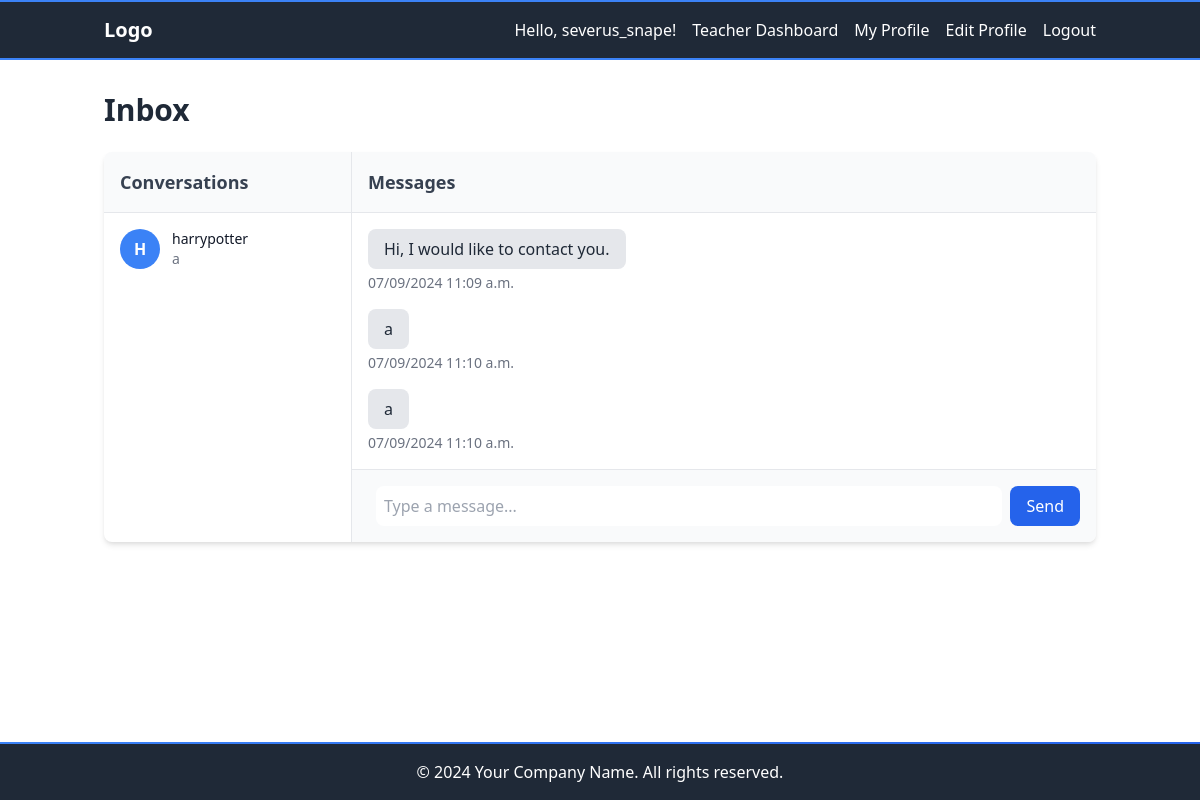
Screenshot of /hira/inbox/14/ (signed in) with the database file from the repository.
### hira/models.py (models this page shows, shortened)
class CustomUser(AbstractUser):
    USER_TYPES = [
        ('student', 'Student'),
        ('teacher', 'Teacher'),
    ]
    user_type = models.CharField(max_length=10, choices=USER_TYPES)
    @property
    def is_teacher(self):
        return self.user_type == 'teacher'

class Message(models.Model):
    sender = models.ForeignKey(User, related_name='sent_messages', on_delete=models.CASCADE)
    receiver = models.ForeignKey(User, related_name='received_messages', on_delete=models.CASCADE)
    message = models.TextField()
    timestamp = models.DateTimeField(auto_now_add=True)

### hira/views.py (the view)
# urls.py: path('inbox/', views.inbox, name='inbox'),  # Inbox
@login_required
def inbox(request, user_id=None):
    conversations = []
    messages = Message.objects.filter(sender=request.user) | Message.objects.filter(receiver=request.user)
    conversations_dict = {}
    for message in messages:
        if message.sender == request.user:
            participant = message.receiver
        else:
            participant = message.sender
        if participant not in conversations_dict:
            conversations_dict[participant] = {'participant': participant, 'last_message': message.message}
        else:
            conversations_dict[participant]['last_message'] = message.message
    conversations = list(conversations_dict.values())
    active_conversation = None
    if user_id:
        active_user = get_object_or_404(CustomUser, id=user_id)
        active_conversation = {
            'participant': active_user,
            'messages': messages.filter(sender=active_user) | messages.filter(receiver=active_user).order_by('timestamp')
        }
    if request.method == 'POST':
        message_text = request.POST.get('message')
        if message_text and active_conversation:
            Message.objects.create(sender=request.user, receiver=active_conversation['participant'], message=message_text)
            return redirect('inbox', user_id=active_conversation['participant'].id)
    return render(request, 'hira/inbox.html', {'conversations': conversations, 'active_conversation': active_conversation})

### hira/templates/hira/inbox.html (shortened to what this page needs)
{% extends "hira/layout.html" %}
{% block body %}
    <div class="container mx-auto px-4 py-8">
        <h1 class="text-3xl font-bold text-gray-800 mb-6">Inbox</h1>
        <div class="bg-white shadow-md rounded-lg overflow-hidden">
            <div class="grid grid-cols-1 md:grid-cols-3 lg:grid-cols-4">
                <div class="md:col-span-1 lg:col-span-1 border-r border-gray-200">
                    <div class="p-4 bg-gray-50 border-b border-gray-200">
                        <h2 class="text-lg font-semibold text-gray-700">Conversations</h2>
                    </div>
                    <ul class="divide-y divide-gray-200">
                        {% for conversation in conversations %}
                        <li class="p-4 hover:bg-gray-50 cursor-pointer">
                            <a href="{% url 'inbox' conversation.participant.id %}">
                                <div class="flex items-center space-x-3">
                                    <div class="flex-shrink-0">
                                        <div class="w-10 h-10 rounded-full bg-blue-500 flex items-center justify-center text-white font-semibold">
                                            {{ conversation.participant.username|slice:":1"|upper }}
                                        </div>
                                    </div>
                                    <div class="flex-1 min-w-0">
                                        <p class="text-sm font-medium text-gray-900 truncate">
                                            {{ conversation.participant.username }}
                                        </p>
                                        <p class="text-sm text-gray-500 truncate">
                                            {{ conversation.last_message|slice:":50" }}
                                        </p>
                                    </div>
                                </div>
                            </a>
                        </li>
                        {% empty %}
                        <li class="p-4">
                            <p class="text-gray-500 text-center">No conversations yet.</p>
                        </li>
                        {% endfor %}
                    </ul>
                </div>
                <div class="md:col-span-2 lg:col-span-3 flex flex-col h-[70vh]">
                    <div class="p-4 bg-gray-50 border-b border-gray-200">
                        <h2 class="text-lg font-semibold text-gray-700">Messages</h2>
                    </div>
                    <div id="message-container" class="flex-1 overflow-y-auto p-4 space-y-4" style="max-height: 50vh;">
                        {% if active_conversation %}
                            {% for message in active_conversation.messages %}
                                <div class="{% if message.sender == user %}text-right{% else %}text-left{% endif %}">
                                    <div class="inline-block px-4 py-2 rounded-lg {% if message.sender == user %}bg-blue-500 text-white{% else %}bg-gray-200 text-gray-800{% endif %}">
                                        {{ message.message }}
                                    </div>
                                    <p class="text-sm text-gray-500 mt-1">{{ message.timestamp|date:"SHORT_DATETIME_FORMAT" }}</p>
                                </div>
                            {% endfor %}
                        {% else %}
                            <p class="text-gray-600 text-center">Select a conversation {% if user.is_student %}or start <a href="{% url 'browse_teachers' %}" class="font-medium text-blue-600 dark:text-blue-500 hover:underline">a new one.{% endif %}</a></p>
                        {% endif %}
                    </div>
                    <div class="p-4 bg-gray-50 border-t border-gray-200">
                        <form method="post" class="flex space-x-2">
                            <input type="text" name="message" autofocus placeholder="Type a message..." class="p-2 flex-1 rounded-lg border-gray-300 focus:ring-blue-500 focus:border-blue-500" required>
                            <button type="submit" class="px-4 py-2 bg-blue-600 text-white rounded-lg hover:bg-blue-700 focus:outline-none focus:ring-2 focus:ring-blue-500 focus:ring-offset-2">
                                Send
                            </button>
                        </form>
                    </div>
                </div>
            </div>
        </div>
    </div>
{% endblock %}

### hira/templates/hira/layout.html (shortened to what this page needs)
{% load static %}
<!DOCTYPE html>
<html lang="en">
    <head>
        <link href="https://cdn.jsdelivr.net/npm/tailwindcss@2.2.19/dist/tailwind.min.css" rel="stylesheet">
        <link rel="stylesheet" type="text/css" href="https://cdn.jsdelivr.net/npm/slick-carousel@1.8.1/slick/slick.css"/>
        <link rel="stylesheet" type="text/css" href="https://cdn.jsdelivr.net/npm/slick-carousel@1.8.1/slick/slick-theme.css"/>
        <link href="{% static '/css/styles.css' %}" rel="stylesheet">
    </head>
    <body class="flex flex-col min-h-screen">
        <header class="sticky left-0 right-0 bg-gray-800 text-white z-50 navbar-glow">
            <nav class="container mx-auto px-4 py-4 flex items-center justify-between">
                <div class="flex items-center space-x-4">
                    <a href="{% url 'index' %}" class="text-xl font-bold">Logo</a>
                </div>
                <div class="hidden md:flex items-center space-x-4">
                    {% if user.is_authenticated %}
                        <span>Hello, {{ user.username }}!</span>
                        <a href="{% url 'home' %}" class="hover:text-gray-300">{% if user.is_teacher %}Teacher {% elif user.is_student %}Student {% endif %}Dashboard</a>
                        <a href="{% url 'profile' user.username %}" class="hover:text-gray-300">My Profile</a>
                        <a href="{% url 'edit_profile' %}" class="hover:text-gray-300">Edit Profile</a>
                        <form action="{% url 'logout' %}" method="post" class="inline">
                            <button type="submit" class="hover:text-gray-300">Logout</button>
                        </form>
                    {% else %}
                        <a href="{% url 'login' %}" class="hover:text-gray-300">Login</a>
                        <a href="{% url 'signup' %}" class="hover:text-gray-300">Sign Up</a>
                    {% endif %}
                </div>
            </nav>
        </header>
        <main class="flex-grow">
            {% block body %}
            {% endblock %}
        </main>
        <div class="section-separator"></div>
        <footer class="bg-gray-800 text-white py-4">
            <div class="container mx-auto px-4 text-center">
                <p>&copy; 2024 Your Company Name. All rights reserved.</p>
            </div>
        </footer>
    </body>
</html>

### hira/static/css/styles.css (style rules this page uses)
.section-separator { width: 100%; }
.navbar-glow::before, .navbar-glow::after { content: ""; position: absolute; left: 0; right: 0; height: 2px; background-color: #3b82f6; }
.navbar-glow::before { top: 0; }
.navbar-glow::after { bottom: 0; }
.navbar-glow::before, .navbar-glow::after { animation: navbar-glow 3s infinite; }
.glowing-line, .section-separator { height: 2px; background: linear-gradient(90deg, #3b82f6, #2563eb, #3b82f6); background-size: 200% 100%; animation: glowing-line 3s infinite; }

### rows the page displays
CustomUser: username "severus_snape"
CustomUser: participant.username "H", participant.username "harrypotter", last_message "a"
Message: message "Hi, I would like to contact you.", timestamp "07/09/2024 11:09 a.m."
Message: message "a", timestamp "07/09/2024 11:10 a.m."
Message: message "a", timestamp "07/09/2024 11:10 a.m."
